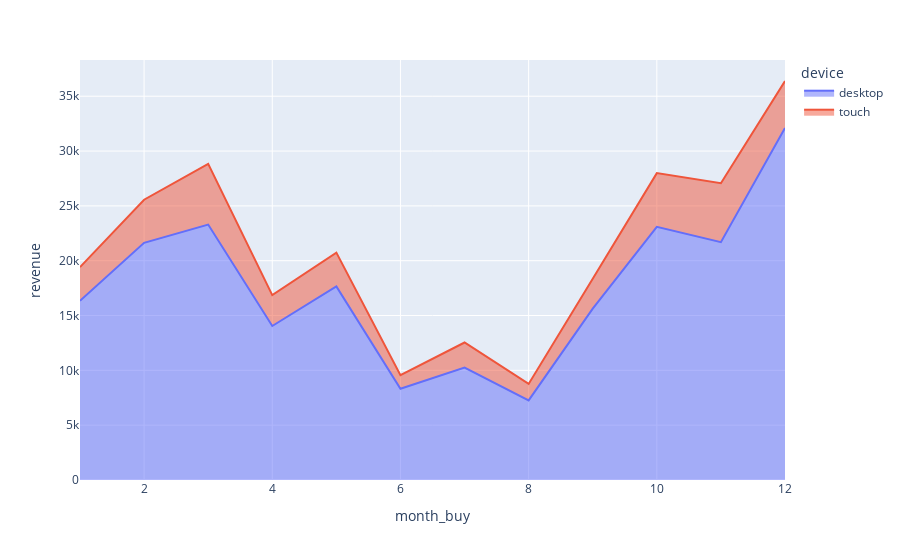

Write notebook code for a chart like this one.
### Code cell
fig_ingresos_dispositivo

### Figure 1 — Plotly figure (JSON) as saved in the notebook; plotly's stock layout.template omitted (floating-point values rounded to 4 significant figures)
{"data": [{"hovertemplate": "device=desktop<br>month_buy=%{x}<br>revenue=%{y}<extra></extra>", "legendgroup": "desktop", "line": {"color": "#636efa"}, "marker": {"symbol": "circle"}, "mode": "lines", "name": "desktop", "orientation": "v", "showlegend": true, "stackgroup": "1", "type": "scatter", "x": [1, 2, 3, 4, 5, 6, 7, 8, 9, 10, 11, 12], "xaxis": "x", "y": [16340.0, 21630.0, 23300.0, 14040.0, 17650.0, 8325.0, 10250.0, 7259.0, 15630.0, 23090.0, 21690.0, 32110.0], "yaxis": "y"}, {"hovertemplate": "device=touch<br>month_buy=%{x}<br>revenue=%{y}<extra></extra>", "legendgroup": "touch", "line": {"color": "#EF553B"}, "marker": {"symbol": "circle"}, "mode": "lines", "name": "touch", "orientation": "v", "showlegend": true, "stackgroup": "1", "type": "scatter", "x": [1, 2, 3, 4, 5, 6, 7, 8, 9, 10, 11, 12], "xaxis": "x", "y": [3073.0, 3928.0, 5540.0, 2814.0, 3083.0, 1236.0, 2288.0, 1500.0, 2714.0, 4893.0, 5377.0, 4283.0], "yaxis": "y"}], "layout": {"legend": {"title": {"text": "device"}, "tracegroupgap": 0}, "margin": {"t": 60}, "xaxis": {"anchor": "y", "domain": [0, 1], "title": {"text": "month_buy"}}, "yaxis": {"anchor": "x", "domain": [0, 1], "title": {"text": "revenue"}}}}
